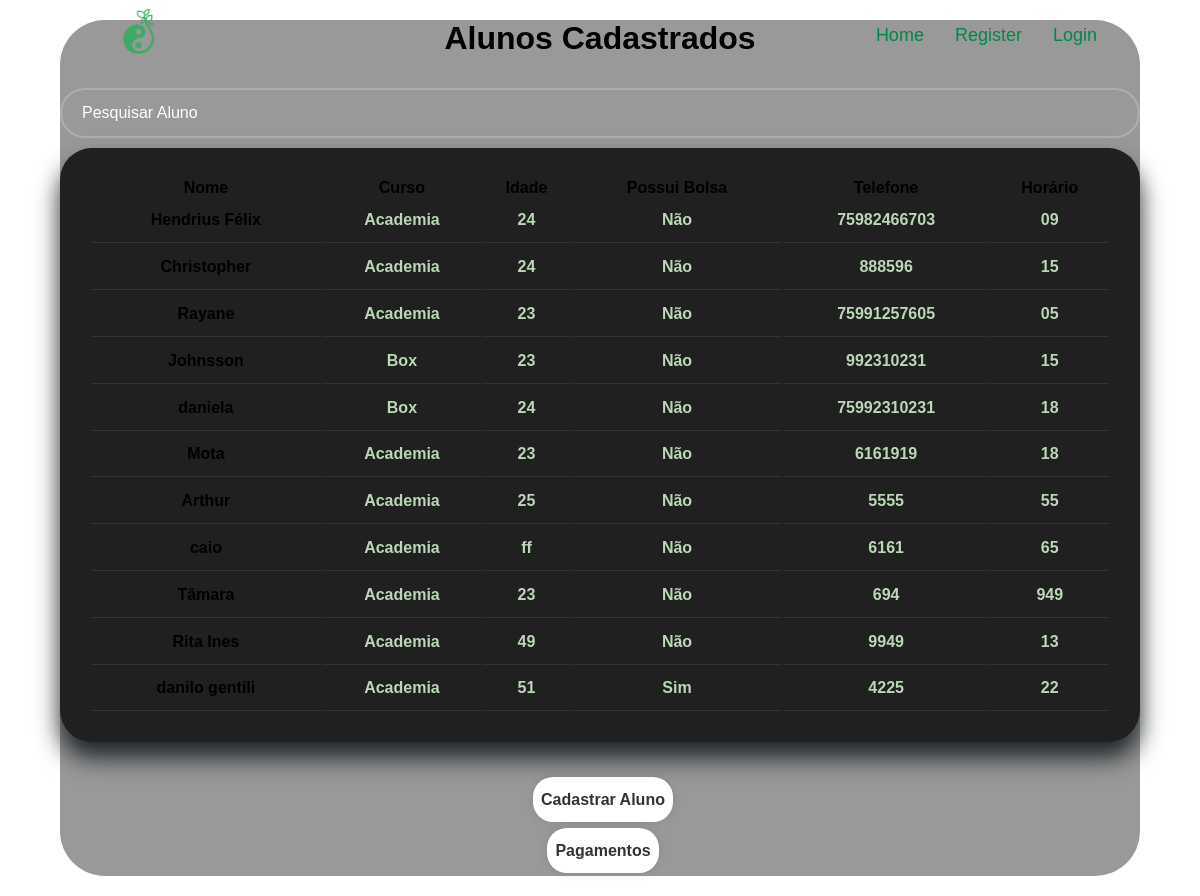
Before: /alunos with the older database file.
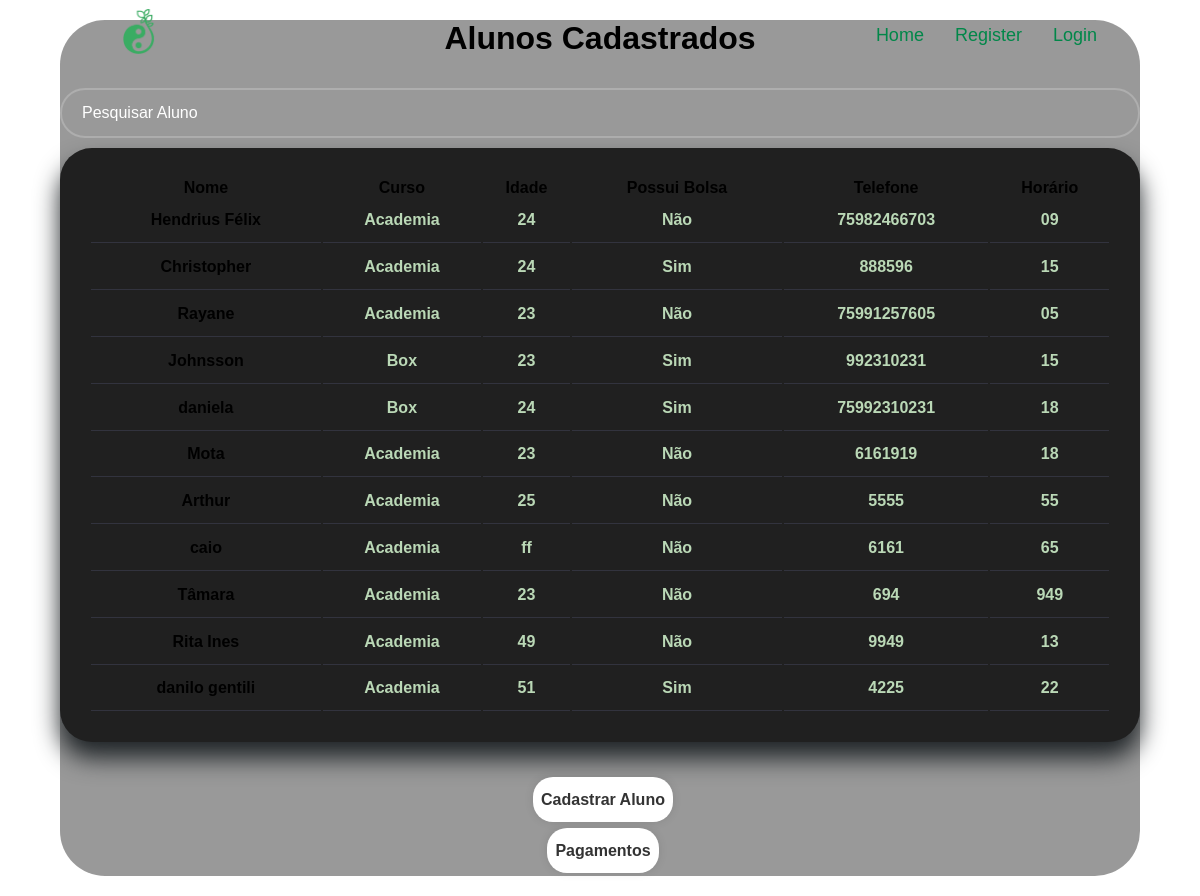
After: the same page with the newer database file.
### app.py (models this page shows, shortened)
class Aluno(db.Model):
    __bind_key__ =  "aluno_database"
    id = db.Column(db.Integer, primary_key = True)
    nome = db.Column(db.String(20))
    idade = db.Column(db.Integer())
    cpf = db.Column(db.Integer())
    curso = db.Column(db.String(128))
    telefone = db.Column(db.Integer())
    horario= db.Column(db.String(128))
    email = db.Column(db.String(128))
    aniversario = db.Column(db.String(128))
    bolsa = db.Column(db.Boolean())
    pagamento = db.relationship('Pagamento', backref='aluno', lazy='dynamic')

### app.py (the view)
@app.route("/alunos", methods=["GET", "POST"])
def alunos_cadastrados():
    alunos = Aluno.query.all()
    return render_template('alunos.html', alunos = alunos)

### templates/alunos.html (shortened to what this page needs)
<!DOCTYPE html>
<html lang="pt-BR">
  <head>
  </head>
  <body>
    {%include "navigation.html"%}
    <div class="container">
      <div class="wrapper">
        <div>
          <h1>Alunos Cadastrados</h1>
        </div>
        <div class="dados-aluno">
          <div class="input-box input">
            <input type="text" id="input-pesquisa" onkeyup="search_aluno_table()" placeholder="Pesquisar Aluno">
          </div>
          <table>
            <thead>
             <tr>
              <th>Nome</th>
              <th>Curso</th>
              <th>Idade</th>
              <th>Possui Bolsa</th>
              <th>Telefone</th>
              <th>Horário</th>
             </tr>
            </thead>
            <tbody id="aluno-pesquisa_table">
                  {% for aluno in alunos %}
                    <tr>
                      <td>
                        <a href="{{ url_for('aluno', aluno_id=aluno.id) }}">
                          {{aluno.nome}}
                        </a>
                      </td>
                      <td>
                        {{aluno.curso}}
                      </td>
                      <td>
                        {{aluno.idade}}
                      </td>
                      <td>
                        {%if aluno.bolsa == True: %} Sim {%else%} Não {%endif%}
                      </td>
                      <td>
                        {{aluno.telefone}}
                      </td>
                      <td>
                        {{aluno.horario}}
                      </td>
                    </tr>
                  {% endfor %}
            </tbody>
          </table>
        </div>
        <div class="cadastrar-aluno">
          <div>
            <a href="{{ url_for('cadastro_aluno') }}"
              ><button class="btn">Cadastrar Aluno</button></a
            >
          </div>
        </div>
        <div class="pagamento">
          <a href="{{url_for('pagamentos')}}">
            <button class="btn">Pagamentos</button>
          </a>
        </div>
      </div>
    </div>
  </body>
</html>

### templates/navigation.html (shortened to what this page needs)
<link
  rel="stylesheet"
  href="{{ url_for('static', filename='css/navbar.css')}}"
/>
<nav id="topNav" class="nav-bar">
  <a class="logo" href="{{url_for('home')}}"
    ><img src="../static/img/logo2.png" alt="logo AEESI"
  /></a>
  <div class="menu-nav">
    <a href="{{url_for('home')}}">Home</a>
    <a href="{{url_for('register')}}">Register</a>
    <a href="{{url_for('login')}}">Login</a>
  </div>
</nav>

### static/css/navbar.css (style rules this page uses)
* { margin: 0; padding: 0; outline: 0; appearance: 0; border: 0; text-decoration: none; box-sizing: border-box; }
body { width: 100vw; font-family: "Poppins", sans-serif; user-select: none; overflow-x: hidden; background-color: #ffffff; color: black; position: absolute; }
.container { margin: 0 auto; display: flex; justify-content: center; align-items: center; min-height: 100%; flex-direction: column; padding-bottom: 130px; }
.wrapper { background: rgba(0, 0, 0, 0.4); display: flex; justify-content: center; align-items: center; flex-direction: column; width: 80%; min-height: 600px; height: fit-content; border-radius: 45px; font-weight: 600; margin-top: 20px; }
.wrapper h1 { text-align: center; }
.nav-bar { position: absolute; top: 0; left: 0; height: 70px; width: 100%; padding: 20px 100px; display: flex; justify-content: space-between; align-items: center; z-index: 100; background: transparent; font-size: 18px; font-weight: 500; text-decoration: none; overflow: hidden; }
.logo { font-size: 32px; color: #44704a; text-decoration: none; font-weight: 600; }
.logo img { height: 45px; }
.nav-bar a { text-decoration: none; color: #018749; font-weight: 500; margin-left: 20px; padding: 3px; }
a:is(:link, :active, :visited).active { color: #01ce72 !important; border-bottom: 1px solid #01ce72; }
.wrapper .input-box { width: 100%; height: 50px; position: relative; margin: 10px 0px; }
.input-box input { color: #b9b9b9; width: 100%; height: 100%; background: transparent; border: none; outline: none; border: 2px solid rgba(255, 255, 255, 0.2); border-radius: 40px; font-size: 16px; padding: 20px 45px 20px 20px; font-weight: 400; }
.input-box input::placeholder { color: #ffffff; }
.wrapper .btn { width: 100%; height: 45px; background: #fff; border: none; outline: none; border-radius: 20px; box-shadow: 0 0 10px rgba(0, 0, 0, 0.1); cursor: pointer; font-size: 16px; color: #333; font-weight: 600; margin: 3px; padding: 5px; }
.wrapper a { text-decoration: none; color: black; }
.wrapper .dados-aluno { margin-top: 1.3rem; margin-bottom: 2rem; width: 100%; }
.dados-aluno table { background-color: rgb(32, 32, 32); width: 100%; padding: 1.8rem; text-align: center; box-shadow: 0 1rem 1.5rem #202528; border-radius: 2rem; transition: all 0.3s ease; }
.dados-aluno table tbody td { height: 2.8rem; border-bottom: 1px solid rgba(132, 139, 200, 0.18); color: #bad8b6; }
@media (max-width: 1200px) { .wrapper { width: 90%; } }
@media (max-width: 1200px) { .container { padding-bottom: 20px; } }

Changed rows visible on the page:
changed Aluno "Christopher": bolsa "Não" → "Sim"
changed Aluno "Johnsson": bolsa "Não" → "Sim"
changed Aluno "daniela": bolsa "Não" → "Sim"
